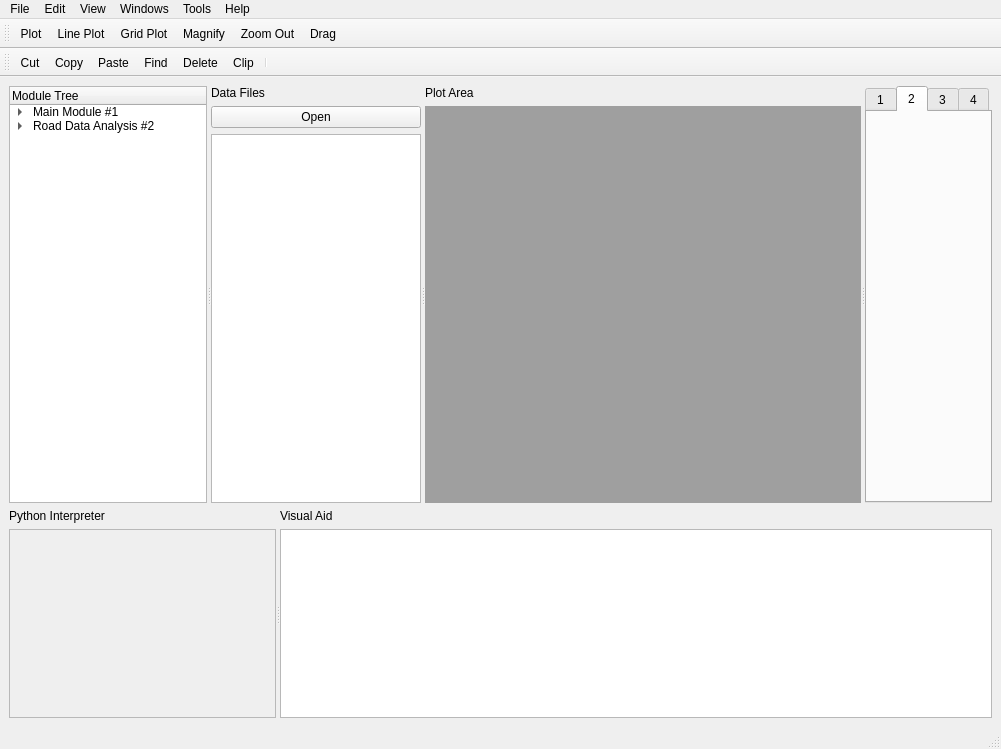
<?xml version="1.0" encoding="UTF-8"?>
<ui version="4.0">
 <class>MainWindow</class>
 <widget class="QMainWindow" name="MainWindow">
  <property name="geometry">
   <rect>
    <x>0</x>
    <y>0</y>
    <width>1001</width>
    <height>749</height>
   </rect>
  </property>
  <property name="windowTitle">
   <string>MainWindow</string>
  </property>
  <widget class="QWidget" name="centralwidget">
   <layout class="QGridLayout" name="gridLayout_2">
    <item row="0" column="0">
     <layout class="QGridLayout" name="gridLayout">
      <item row="0" column="0">
       <widget class="QSplitter" name="splitter">
        <property name="orientation">
         <enum>Qt::Horizontal</enum>
        </property>
        <widget class="QTreeWidget" name="treeWidget">
         <property name="enabled">
          <bool>true</bool>
         </property>
         <property name="minimumSize">
          <size>
           <width>198</width>
           <height>0</height>
          </size>
         </property>
         <property name="maximumSize">
          <size>
           <width>198</width>
           <height>16777215</height>
          </size>
         </property>
         <attribute name="headerVisible">
          <bool>true</bool>
         </attribute>
         <column>
          <property name="text">
           <string>Module Tree</string>
          </property>
         </column>
         <item>
          <property name="text">
           <string>Main Module #1</string>
          </property>
          <item>
           <property name="text">
            <string>Display</string>
           </property>
          </item>
          <item>
           <property name="text">
            <string>Analysis</string>
           </property>
          </item>
          <item>
           <property name="text">
            <string>Processing</string>
           </property>
          </item>
         </item>
         <item>
          <property name="text">
           <string>Road Data Analysis #2</string>
          </property>
          <item>
           <property name="text">
            <string>Sub Module #1</string>
           </property>
          </item>
          <item>
           <property name="text">
            <string>Sub module #2</string>
           </property>
          </item>
         </item>
        </widget>
        <widget class="QWidget" name="">
         <layout class="QVBoxLayout" name="verticalLayout_4">
          <item>
           <widget class="QLabel" name="label_3">
            <property name="text">
             <string>Data Files</string>
            </property>
           </widget>
          </item>
          <item>
           <widget class="QPushButton" name="pushButton">
            <property name="text">
             <string>Open</string>
            </property>
           </widget>
          </item>
          <item>
           <widget class="QTreeView" name="treeView"/>
          </item>
         </layout>
        </widget>
        <widget class="QWidget" name="layoutWidget">
         <layout class="QVBoxLayout" name="verticalLayout_3">
          <item>
           <widget class="QLabel" name="label_4">
            <property name="text">
             <string>Plot Area</string>
            </property>
           </widget>
          </item>
          <item>
           <widget class="QMdiArea" name="mdiArea"/>
          </item>
         </layout>
        </widget>
        <widget class="QTabWidget" name="tabWidget">
         <property name="currentIndex">
          <number>1</number>
         </property>
         <property name="documentMode">
          <bool>false</bool>
         </property>
         <property name="tabsClosable">
          <bool>false</bool>
         </property>
         <widget class="QWidget" name="tab">
          <attribute name="title">
           <string>1</string>
          </attribute>
         </widget>
         <widget class="QWidget" name="tab_2">
          <attribute name="title">
           <string>2</string>
          </attribute>
         </widget>
         <widget class="QWidget" name="tab_3">
          <attribute name="title">
           <string>3</string>
          </attribute>
         </widget>
         <widget class="QWidget" name="tab_4">
          <attribute name="title">
           <string>4</string>
          </attribute>
         </widget>
        </widget>
       </widget>
      </item>
      <item row="1" column="0">
       <widget class="QSplitter" name="splitter_2">
        <property name="orientation">
         <enum>Qt::Horizontal</enum>
        </property>
        <widget class="QWidget" name="layoutWidget">
         <layout class="QVBoxLayout" name="verticalLayout">
          <item>
           <widget class="QLabel" name="label">
            <property name="text">
             <string>Python Interpreter</string>
            </property>
           </widget>
          </item>
          <item>
           <widget class="QScrollArea" name="scrollArea_2">
            <property name="widgetResizable">
             <bool>true</bool>
            </property>
            <widget class="QWidget" name="scrollAreaWidgetContents_2">
             <property name="geometry">
              <rect>
               <x>0</x>
               <y>0</y>
               <width>294</width>
               <height>198</height>
              </rect>
             </property>
            </widget>
           </widget>
          </item>
         </layout>
        </widget>
        <widget class="QWidget" name="layoutWidget">
         <layout class="QVBoxLayout" name="verticalLayout_2">
          <item>
           <widget class="QLabel" name="label_2">
            <property name="text">
             <string>Visual Aid</string>
            </property>
           </widget>
          </item>
          <item>
           <widget class="QTextBrowser" name="textBrowser_2"/>
          </item>
         </layout>
        </widget>
       </widget>
      </item>
     </layout>
    </item>
   </layout>
  </widget>
  <widget class="QMenuBar" name="menubar">
   <property name="geometry">
    <rect>
     <x>0</x>
     <y>0</y>
     <width>1001</width>
     <height>19</height>
    </rect>
   </property>
   <widget class="QMenu" name="menuFile">
    <property name="title">
     <string>File</string>
    </property>
   </widget>
   <widget class="QMenu" name="menuEdit">
    <property name="title">
     <string>Edit</string>
    </property>
   </widget>
   <widget class="QMenu" name="menuView">
    <property name="title">
     <string>View</string>
    </property>
   </widget>
   <widget class="QMenu" name="menuWindows">
    <property name="title">
     <string>Windows</string>
    </property>
   </widget>
   <widget class="QMenu" name="menuTools">
    <property name="title">
     <string>Tools</string>
    </property>
   </widget>
   <widget class="QMenu" name="menuHelp">
    <property name="title">
     <string>Help</string>
    </property>
   </widget>
   <addaction name="menuFile"/>
   <addaction name="menuEdit"/>
   <addaction name="menuView"/>
   <addaction name="menuWindows"/>
   <addaction name="menuTools"/>
   <addaction name="menuHelp"/>
  </widget>
  <widget class="QStatusBar" name="statusbar"/>
  <widget class="QToolBar" name="toolBar_2">
   <property name="windowTitle">
    <string>toolBar_2</string>
   </property>
   <attribute name="toolBarArea">
    <enum>TopToolBarArea</enum>
   </attribute>
   <attribute name="toolBarBreak">
    <bool>false</bool>
   </attribute>
   <addaction name="actionPlot"/>
   <addaction name="actionLine_Plot"/>
   <addaction name="actionGrid_Plot"/>
   <addaction name="actionMagnify"/>
   <addaction name="actionZoom_Out"/>
   <addaction name="actionDrag"/>
  </widget>
  <widget class="QToolBar" name="toolBar">
   <property name="windowTitle">
    <string>toolBar</string>
   </property>
   <attribute name="toolBarArea">
    <enum>TopToolBarArea</enum>
   </attribute>
   <attribute name="toolBarBreak">
    <bool>true</bool>
   </attribute>
   <addaction name="actionCut"/>
   <addaction name="actionCopy"/>
   <addaction name="actionPaste"/>
   <addaction name="actionFind"/>
   <addaction name="actionDelete"/>
   <addaction name="actionClip"/>
   <addaction name="separator"/>
  </widget>
  <action name="actionCut">
   <property name="icon">
    <iconset>
     <normaloff>../../.designer/backup/cut.ico</normaloff>../../.designer/backup/cut.ico</iconset>
   </property>
   <property name="text">
    <string>Cut</string>
   </property>
   <property name="toolTip">
    <string>Cut</string>
   </property>
  </action>
  <action name="actionCopy">
   <property name="icon">
    <iconset>
     <normaloff>../../.designer/backup/copy.png</normaloff>../../.designer/backup/copy.png</iconset>
   </property>
   <property name="text">
    <string>Copy</string>
   </property>
   <property name="toolTip">
    <string>Copy</string>
   </property>
  </action>
  <action name="actionPaste">
   <property name="icon">
    <iconset>
     <normaloff>../../.designer/backup/paste.ico</normaloff>../../.designer/backup/paste.ico</iconset>
   </property>
   <property name="text">
    <string>Paste</string>
   </property>
   <property name="toolTip">
    <string>Paste</string>
   </property>
  </action>
  <action name="actionFind">
   <property name="icon">
    <iconset>
     <normaloff>../../.designer/backup/Find.ico</normaloff>../../.designer/backup/Find.ico</iconset>
   </property>
   <property name="text">
    <string>Find</string>
   </property>
   <property name="toolTip">
    <string>Find</string>
   </property>
  </action>
  <action name="actionDelete">
   <property name="icon">
    <iconset>
     <normaloff>../../.designer/backup/delete.png</normaloff>../../.designer/backup/delete.png</iconset>
   </property>
   <property name="text">
    <string>Delete</string>
   </property>
   <property name="toolTip">
    <string>Delete</string>
   </property>
  </action>
  <action name="actionClip">
   <property name="icon">
    <iconset>
     <normaloff>../../.designer/backup/clip.ico</normaloff>../../.designer/backup/clip.ico</iconset>
   </property>
   <property name="text">
    <string>Clip</string>
   </property>
   <property name="toolTip">
    <string>Clip</string>
   </property>
  </action>
  <action name="actionPlot">
   <property name="icon">
    <iconset>
     <normaloff>../../.designer/backup/plot.ico</normaloff>../../.designer/backup/plot.ico</iconset>
   </property>
   <property name="text">
    <string>Plot</string>
   </property>
   <property name="toolTip">
    <string>Plot </string>
   </property>
  </action>
  <action name="actionLine_Plot">
   <property name="icon">
    <iconset>
     <normaloff>../../.designer/backup/line_plot.png</normaloff>../../.designer/backup/line_plot.png</iconset>
   </property>
   <property name="text">
    <string>Line Plot</string>
   </property>
   <property name="toolTip">
    <string>Line Plot</string>
   </property>
  </action>
  <action name="actionGrid_Plot">
   <property name="icon">
    <iconset>
     <normaloff>../../.designer/backup/grid plot.png</normaloff>../../.designer/backup/grid plot.png</iconset>
   </property>
   <property name="text">
    <string>Grid Plot</string>
   </property>
   <property name="toolTip">
    <string>Grid Plot</string>
   </property>
  </action>
  <action name="actionMagnify">
   <property name="icon">
    <iconset>
     <normaloff>../../.designer/backup/zoom in.gif</normaloff>../../.designer/backup/zoom in.gif</iconset>
   </property>
   <property name="text">
    <string>Magnify</string>
   </property>
   <property name="toolTip">
    <string>Magnify Image</string>
   </property>
  </action>
  <action name="actionZoom_Out">
   <property name="icon">
    <iconset>
     <normaloff>../../.designer/backup/zoom out.gif</normaloff>../../.designer/backup/zoom out.gif</iconset>
   </property>
   <property name="text">
    <string>Zoom Out</string>
   </property>
   <property name="toolTip">
    <string>Zoom Out</string>
   </property>
  </action>
  <action name="actionDrag">
   <property name="icon">
    <iconset>
     <normaloff>../../.designer/backup/Drag.png</normaloff>../../.designer/backup/Drag.png</iconset>
   </property>
   <property name="text">
    <string>Drag</string>
   </property>
   <property name="toolTip">
    <string>Drag</string>
   </property>
  </action>
 </widget>
 <resources/>
 <connections/>
</ui>
